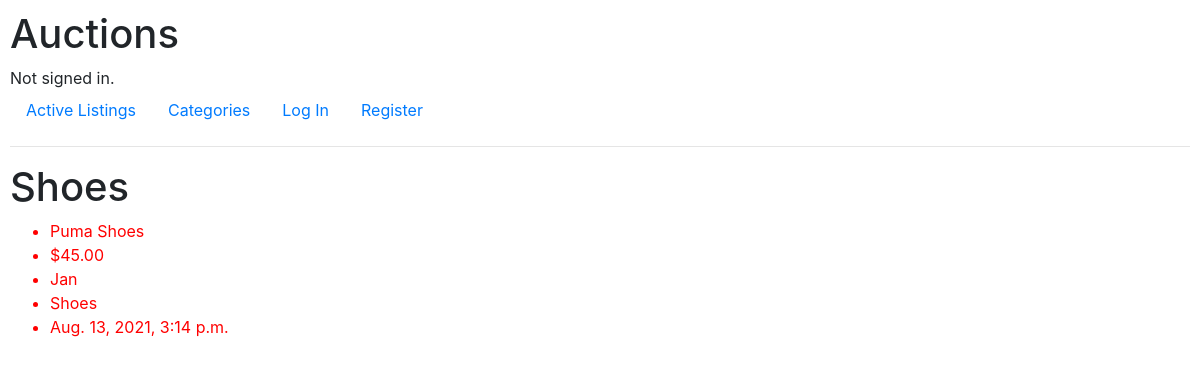
Page /categories/1 on the earlier database version.
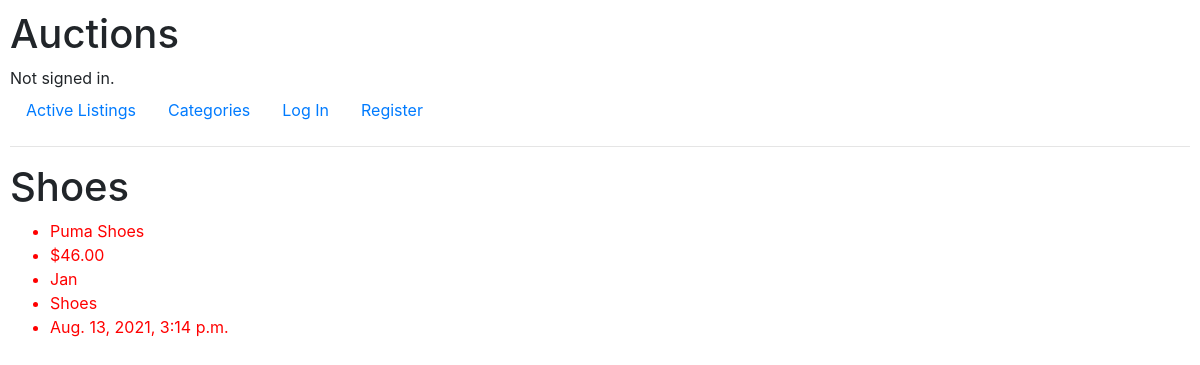
Same page on the later database version.
### auctions/models.py (models this page shows, shortened)
class Listing(models.Model):
    user = models.ForeignKey('User', on_delete=CASCADE, related_name='user_that_make_the_auction')
    title = models.CharField(max_length=50)
    price = models.DecimalField(max_digits=10,decimal_places=2)
    category = models.ForeignKey('Category', on_delete=CASCADE, related_name='selected_category',blank=True)
    time = models.DateTimeField(auto_now_add=True, blank=True)
    image = models.ImageField(null = True, blank = True, upload_to = 'images/')
    closed = models.BooleanField(default=False)
    bid = models.ManyToManyField('Bid', blank=True, related_name='listing_bid')
    comment = models.ManyToManyField('Comment',blank=True, related_name='list_comment')

class User(AbstractUser):
    pass

class Category(models.Model):
    Cat_name = models.CharField(max_length=50)
    def __str__(self):
        return f"{self.Cat_name}"

### auctions/views.py (the view)
# urls.py: path("categories/<int:cat_id>",views.specific, name='specific'),
def specific(request,cat_id):
    lis = Listing.objects.filter(category = cat_id)
    cat = Category.objects.get(pk = cat_id)
    return render(request, 'auctions/spec_category.html', {
        'catlist' :lis,
        'title' : cat,
    })

### auctions/templates/auctions/spec_category.html (shortened to what this page needs)
{% extends "auctions/layout.html" %} {% block body %}
<h1>{{title}}</h1>
{% for cat in catlist %}
<ul>
  <li>{{cat.title}}</li>
  <li>${{cat.price}}</li>
  <li>{{cat.user}}</li>
  <li>{{cat.category}}</li>
  <li>{{cat.time}}</li>
</ul>
{% empty %}
<h3>No listing {{title}}</h3>
{% endfor %} {% endblock %}

Differences in the rows shown:
changed Listing "Puma Shoes": price "45.00" → "46.00"
